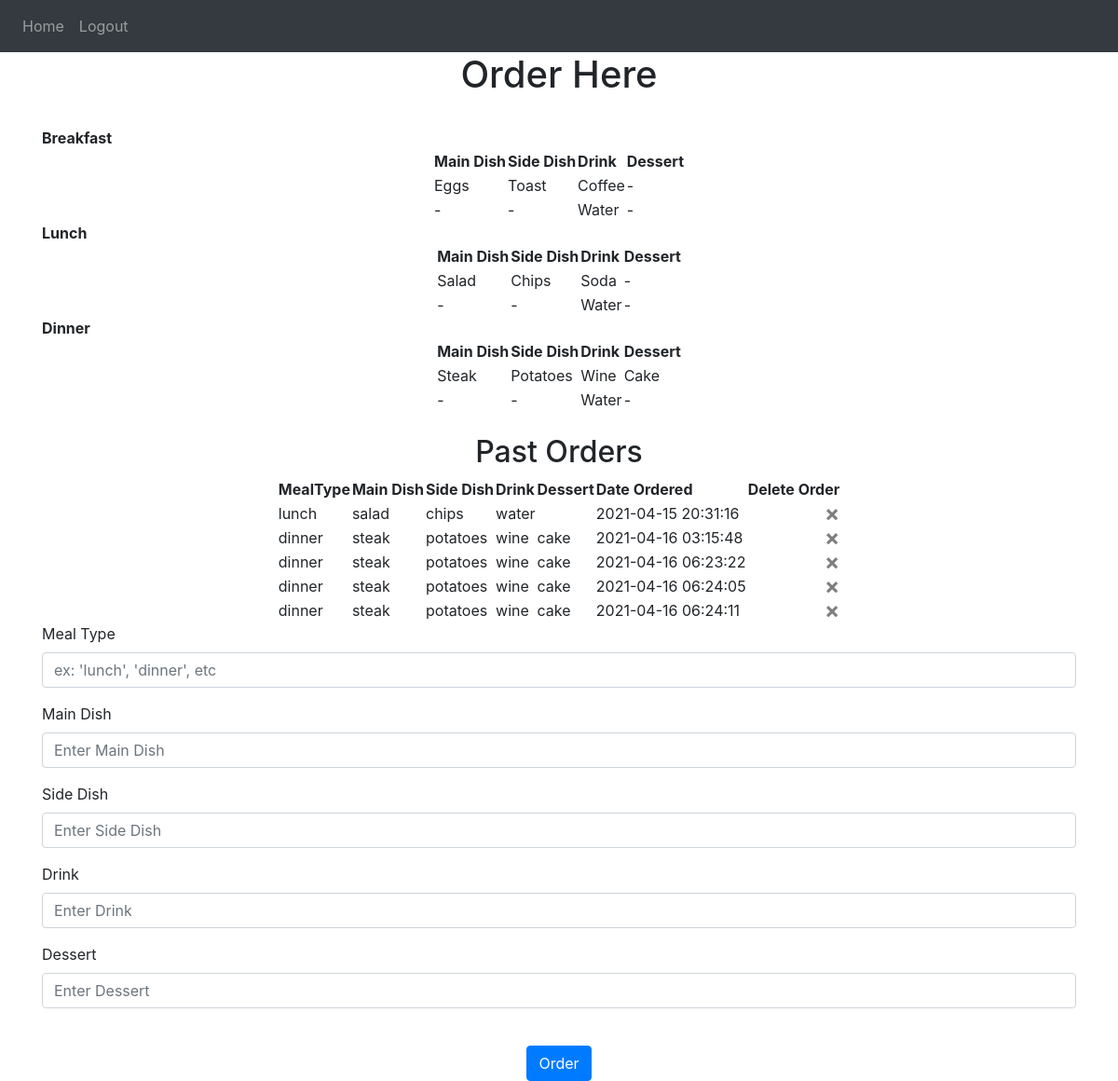
Page / (signed in) on the earlier database version.
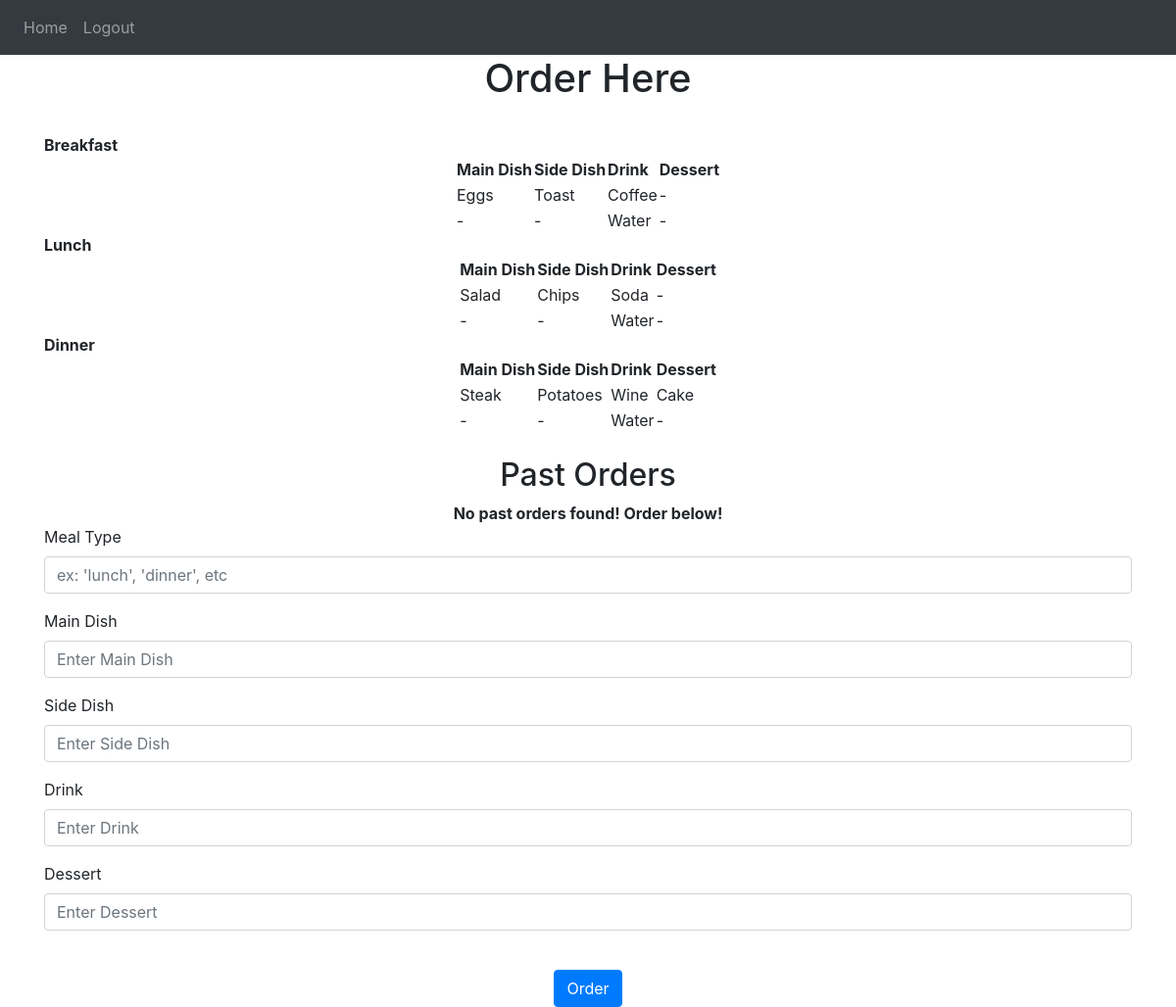
Same page on the later database version.
### website/models.py (models this page shows)
class Order(db.Model):
    id = db.Column(db.Integer, primary_key=True)
    meal_type = db.Column(db.String(150))
    main = db.Column(db.String(200))
    side = db.Column(db.String(200))
    drink = db.Column(db.String(200))
    dessert = db.Column(db.String(200))
    order_string = db.Column(db.String(500))
    date = db.Column(db.DateTime(timezone=True), default=func.now())
    user_id = db.Column(db.Integer, db.ForeignKey('user.id'))

### website/views.py (the view, shortened to what this page needs)
@views.route('/', methods=['GET', 'POST'])
@login_required
def home():
    return render_template("home.html", user=current_user)

### website/__init__.py (called while the page is built)
def create_app():
    app = Flask(__name__)
    app.config['SECRET_KEY'] = 'hello evive'
    app.config['SQLALCHEMY_DATABASE_URI'] = f'sqlite:///{DB_NAME}'
    db.init_app(app)
    from .views import views
    from .auth import auth
    app.register_blueprint(views, url_prefix='/')
    app.register_blueprint(auth, url_prefix='/')
    from .models import User, Order
    create_database(app)
    login_manager = LoginManager()
    login_manager.login_view = 'auth.login'
    login_manager.init_app(app)
    @login_manager.user_loader
    def load_user(id):
        return User.query.get(int(id))
    return app

### website/templates/home.html
{% extends "base.html" %} {% block title %}Menu Home{% endblock %} {% block
content %}
<h1 align="center">Order Here</h1>
<br />
<b align="center">Breakfast</b>
<table align="center">
    <thead>
        <tr>
            <th>Main Dish</th>
            <th>Side Dish</th>
            <th>Drink</th>
            <th>Dessert</th>
        </tr>
    </thead>
    <tbody>
        <tr>
            <td>Eggs</td>
            <td>Toast</td>
            <td>Coffee</td>
            <td>-</td>
        </tr>
        <tr>
            <td>-</td>
            <td>-</td>
            <td>Water</td>
            <td>-</td>
        </tr>
    </tbody>
</table>
<b align="center">Lunch</b>
<table align="center">
    <thead>
        <tr>
            <th>Main Dish</th>
            <th>Side Dish</th>
            <th>Drink</th>
            <th>Dessert</th>
        </tr>
    </thead>
    <tbody>
        <tr>
            <td>Salad</td>
            <td>Chips</td>
            <td>Soda</td>
            <td>-</td>
        </tr>
        <tr>
            <td>-</td>
            <td>-</td>
            <td>Water</td>
            <td>-</td>
        </tr>
    </tbody>
</table>
<b align="center">Dinner</b>
<table align="center">
    <thead>
        <tr>
            <th>Main Dish</th>
            <th>Side Dish</th>
            <th>Drink</th>
            <th>Dessert</th>
        </tr>
    </thead>
    <tbody>
        <tr>
            <td>Steak</td>
            <td>Potatoes</td>
            <td>Wine</td>
            <td>Cake</td>
        </tr>
        <tr>
            <td>-</td>
            <td>-</td>
            <td>Water</td>
            <td>-</td>
        </tr>
    </tbody>
</table>
<br />
<h2 align="center">Past Orders</h2>
<ul class="list-group list-group-flush" id="orders">
	{% if user.orders|length == 0 %}
	<b align="center"> No past orders found! Order below!</b>
	{% else %}
	<table align="center">
		<thead>
			<tr>
				<th>MealType</th>
				<th>Main Dish</th>
				<th>Side Dish</th>
				<th>Drink</th>
				<th>Dessert</th>
				<th>Date Ordered</th>
				<th>Delete Order</th>
			</tr>
		</thead>
		<tbody>
			{% for order in user.orders %}
			<tr>
				<td>{{order.meal_type}}</td>
				<td>{{order.main}}</td>
				<td>{{order.side}}</td>
				<td>{{order.drink}}</td>
				<td>{{order.dessert}}</td>
				<td>{{order.date}}</td>
				<td>
					<button
						type="button"
						class="close"
						onClick="deleteOrder({{ order.id }})"
					>
						<span aria-hidden="true">&times;</span>
					</button>
				</td>
			</tr>
			{% endfor %}
		</tbody>
	</table>
	{% endif %}
</ul>
<form method="POST">
	<div class="form-group">
		<label for="mealType">Meal Type</label>
		<input
			type="text"
			class="form-control"
			id="mealType"
			name="mealType"
			placeholder="ex: 'lunch', 'dinner', etc"
		/>
	</div>
	<div class="form-group">
		<label for="main">Main Dish</label>
		<input
			type="text"
			class="form-control"
			id="main"
			name="main"
			placeholder="Enter Main Dish"
		/>
	</div>
	<div class="form-group">
		<label for="main">Side Dish</label>
		<input
			type="text"
			class="form-control"
			id="side"
			name="side"
			placeholder="Enter Side Dish"
		/>
	</div>
	<div class="form-group">
		<label for="main">Drink</label>
		<input
			type="text"
			class="form-control"
			id="drink"
			name="drink"
			placeholder="Enter Drink"
		/>
	</div>
	<div class="form-group">
		<label for="main">Dessert</label>
		<input
			type="text"
			class="form-control"
			id="dessert"
			name="dessert"
			placeholder="Enter Dessert"
		/>
	</div>
	<br />
	<div align="center">
		<button type="submit" class="btn btn-primary">Order</button>
	</div>
</form>
{% endblock %}

### website/templates/base.html (shortened to what this page needs)
<!DOCTYPE html>
<html lang="en">
	<head>
		<link
			rel="stylesheet"
			href="https://stackpath.bootstrapcdn.com/bootstrap/4.4.1/css/bootstrap.min.css"
		/>
		<link
			rel="stylesheet"
			href="https://stackpath.bootstrapcdn.com/font-awesome/4.7.0/css/font-awesome.min.css"
		/>
	</head>
	<body>
		<nav class="navbar navbar-expand-lg navbar-dark bg-dark">
			<div class="collapse navbar-collapse" id="navbar">
				<div class="navbar-nav">
					{% if user.is_authenticated %}
					<a class="nav-item nav-link" id="home" href="/">Home</a>
					<a class="nav-item nav-link" id="logout" href="/logout">Logout</a>
					{% else %}
					<a class="nav-item nav-link" id="login" href="/login">Login</a>
					<a class="nav-item nav-link" id="signUp" href="/sign-up">Sign Up</a>
					{% endif %}
				</div>
			</div>
		</nav>
        <div class="container">
            {% block content %}
            {% endblock %}
        </div>
	</body>
</html>

Differences in the rows shown:
removed Order: meal_type "lunch", main "salad", side "chips", drink "water", date "2021-04-15 20:31:16"
removed Order: meal_type "dinner", main "steak", side "potatoes", drink "wine", dessert "cake", date "2021-04-16 03:15:48"
removed Order: meal_type "dinner", main "steak", side "potatoes", drink "wine", dessert "cake", date "2021-04-16 06:23:22"
removed Order: meal_type "dinner", main "steak", side "potatoes", drink "wine", dessert "cake", date "2021-04-16 06:24:05"
removed Order: meal_type "dinner", main "steak", side "potatoes", drink "wine", dessert "cake", date "2021-04-16 06:24:11"
Other differences:
text no longer shown: "MealType Main Dish Side Dish Drink Dessert Date Ordered Delete Order"
text now shown: "No past orders found! Order below!"
